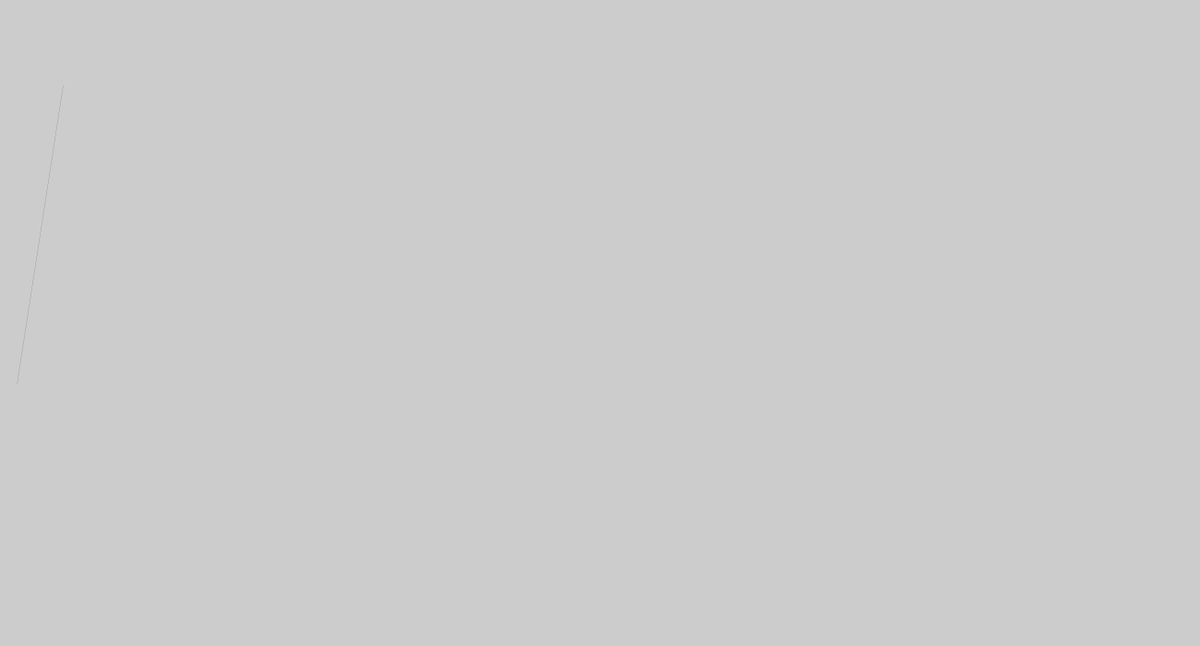
Frame 1 (no input)
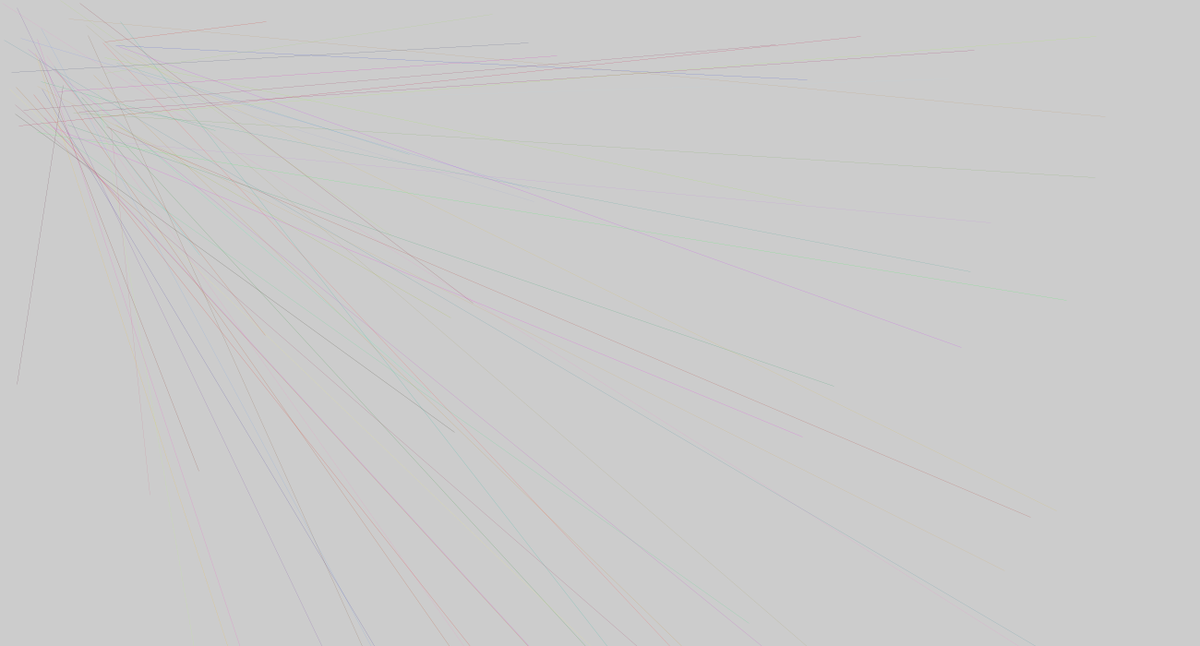
Frame 60 (the mouse pressed at the canvas centre just before this capture)
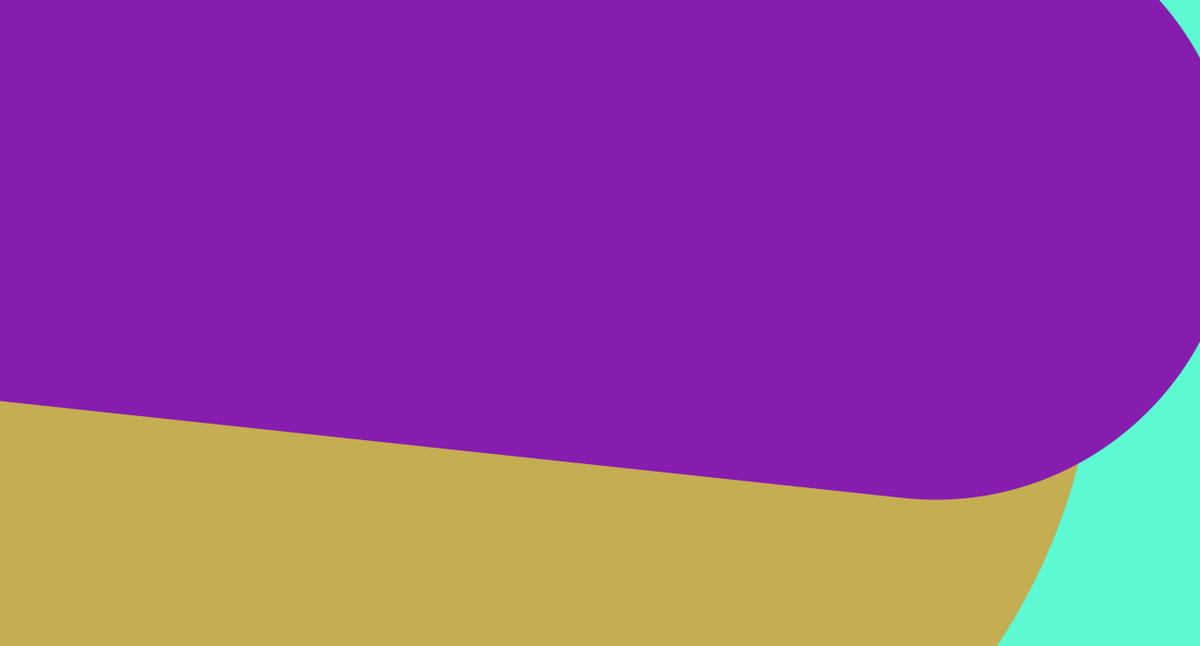
Frame 120 (the mouse held since frame 60 and released just before this capture)

The Processing sketch that drew these frames (run headless with seeded random() and noise(); from frame 60 on, the mouse is pressed at the canvas centre):

// Processing sketch: processing_113729
// ── processing_113729.pde

void setup(){
  
 size (1300,700); 
}

void draw (){
//background(random(0,255),random(0,255),random(0,255));
stroke(random(0,255),random(0,255),random(0,255));
strokeWeight (mouseX);
fill (random(0,255),random(0,255),random(0,255));
ellipse (random(0,1300),random(0,1300),mouseX,mouseX);

stroke(random(0,255),random(0,255),random(0,255));

line (random(0,1200),random(0,1200),random(0,150),random(0,150));
}
